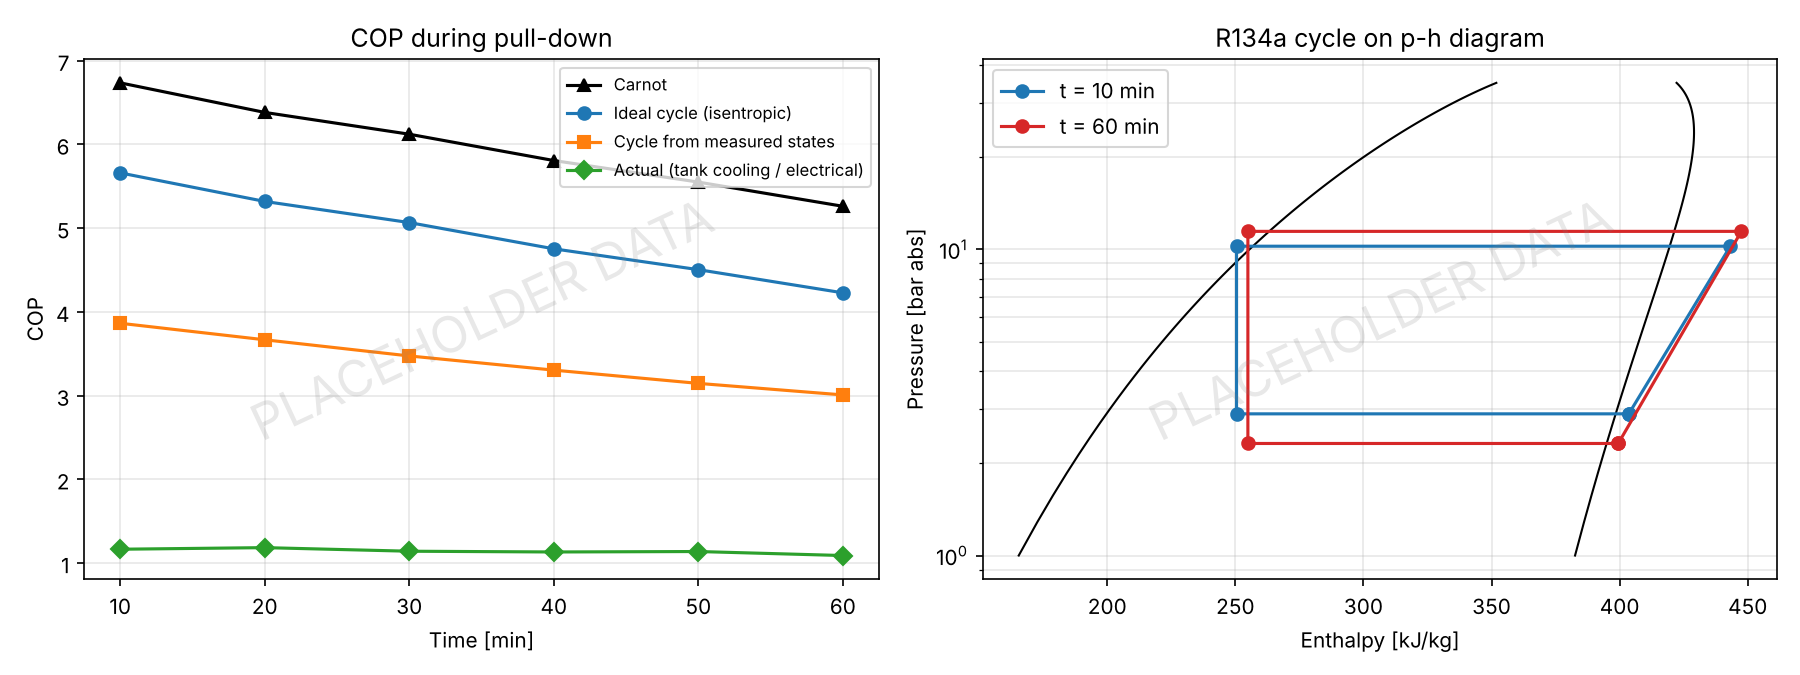

Write Python code to recreate this figure.
# Vapour compression refrigeration test rig (R134a) - Thermal Lab
# Shreeji Kumawat
# Actual COP from cooling of the evaporator water tank and compressor power,
# theoretical COP from the measured cycle state points using CoolProp, and Carnot COP.

import numpy as np
import matplotlib.pyplot as plt
from CoolProp.CoolProp import PropsSI
from labutils import read, stamp, save, write_summary, CP_W

FLUID = "R134a"
M_TANK = 40.0          # kg water in evaporator tank
PATM = 1.013e5

df = read("vcr_test.csv")
Pe = df.P_evap_barg * 1e5 + PATM
Pc = df.P_cond_barg * 1e5 + PATM
h1 = np.array([PropsSI("H", "P", p, "T", t + 273.15, FLUID) for p, t in zip(Pe, df.T1_comp_in_C)])
s1 = np.array([PropsSI("S", "P", p, "T", t + 273.15, FLUID) for p, t in zip(Pe, df.T1_comp_in_C)])
h2 = np.array([PropsSI("H", "P", p, "T", t + 273.15, FLUID) for p, t in zip(Pc, df.T2_comp_out_C)])
h2s = np.array([PropsSI("H", "P", p, "S", s, FLUID) for p, s in zip(Pc, s1)])
h3 = np.array([PropsSI("H", "P", p, "T", t + 273.15, FLUID) for p, t in zip(Pc, df.T3_cond_out_C)])
h4 = h3
Tev = np.array([PropsSI("T", "P", p, "Q", 1, FLUID) for p in Pe])
Tcd = np.array([PropsSI("T", "P", p, "Q", 0, FLUID) for p in Pc])

COP_cycle = (h1 - h4) / (h2 - h1)
COP_isen = (h1 - h4) / (h2s - h1)
COP_carnot = Tev / (Tcd - Tev)
eta_s = (h2s - h1) / (h2 - h1)

t = df.time_min.values * 60
dTdt = -np.gradient(df.T_evap_water_C.values, t)
Q_e = M_TANK * CP_W * dTdt
COP_act = Q_e / df.P_comp_W
m_ref = Q_e / (h1 - h4)

fig, axs = plt.subplots(1, 2, figsize=(12, 4.5))
axs[0].plot(df.time_min, COP_carnot, "k^-", label="Carnot")
axs[0].plot(df.time_min, COP_isen, "o-", label="Ideal cycle (isentropic)")
axs[0].plot(df.time_min, COP_cycle, "s-", label="Cycle from measured states")
axs[0].plot(df.time_min, COP_act, "D-", label="Actual (tank cooling / electrical)")
axs[0].set_xlabel("Time [min]"); axs[0].set_ylabel("COP"); axs[0].set_title("COP during pull-down"); axs[0].legend(fontsize=8)
axs[0].grid(alpha=0.3); stamp(axs[0], df)

# p-h diagram with the 60 min cycle
hl = []; hv = []; ps = np.linspace(1.0e5, 3.5e6, 120)
for p in ps:
    hl.append(PropsSI("H", "P", p, "Q", 0, FLUID)); hv.append(PropsSI("H", "P", p, "Q", 1, FLUID))
ax = axs[1]
ax.plot(np.array(hl) / 1e3, ps / 1e5, "k-", lw=1); ax.plot(np.array(hv) / 1e3, ps / 1e5, "k-", lw=1)
for i, c in [(0, "C0"), (len(df) - 1, "C3")]:
    H = np.array([h1[i], h2[i], h3[i], h4[i], h1[i]]) / 1e3
    P = np.array([Pe[i], Pc[i], Pc[i], Pe[i], Pe[i]]) / 1e5
    ax.plot(H, P, "o-", color=c, label=f"t = {df.time_min[i]} min")
ax.set_yscale("log"); ax.set_xlabel("Enthalpy [kJ/kg]"); ax.set_ylabel("Pressure [bar abs]")
ax.set_title("R134a cycle on p-h diagram"); ax.legend(); ax.grid(alpha=0.3, which="both"); stamp(ax, df)
save(fig, "refrigeration_cop.png")

lines = ["VAPOUR COMPRESSION REFRIGERATION (R134a)", "=" * 40,
         f"{'t min':>6s}{'T_ev C':>8s}{'T_cd C':>8s}{'RE kJ/kg':>9s}{'Q_e W':>8s}{'m g/s':>7s}{'COP_act':>8s}{'COP_cyc':>8s}{'COP_C':>7s}{'eta_s':>7s}"]
for i in range(len(df)):
    lines.append(f"{df.time_min[i]:6d}{Tev[i]-273.15:8.1f}{Tcd[i]-273.15:8.1f}{(h1[i]-h4[i])/1e3:9.1f}{Q_e[i]:8.0f}"
                 f"{m_ref[i]*1e3:7.2f}{COP_act[i]:8.2f}{COP_cycle[i]:8.2f}{COP_carnot[i]:7.2f}{eta_s[i]:7.2f}")
lines.append(f"\nmean actual COP {COP_act.mean():.2f}, cycle COP {COP_cycle.mean():.2f}, Carnot {COP_carnot.mean():.2f}, "
             f"relative efficiency {np.mean(COP_act/COP_carnot)*100:.0f}% of Carnot")
write_summary("refrigeration_cop.txt", lines, df)
